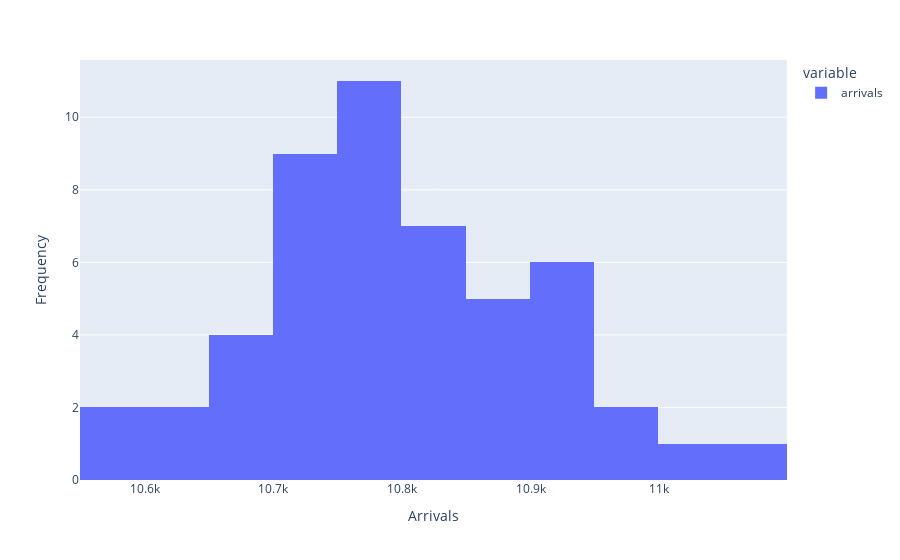
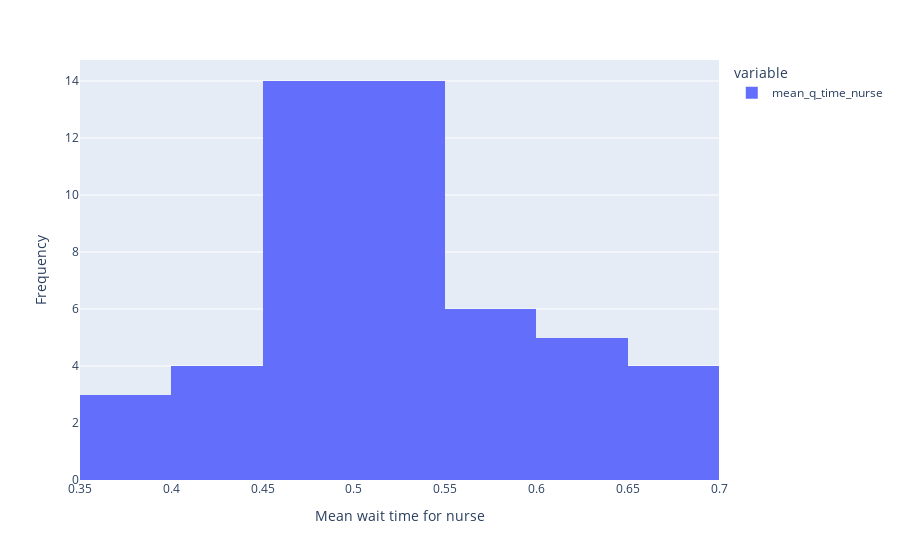
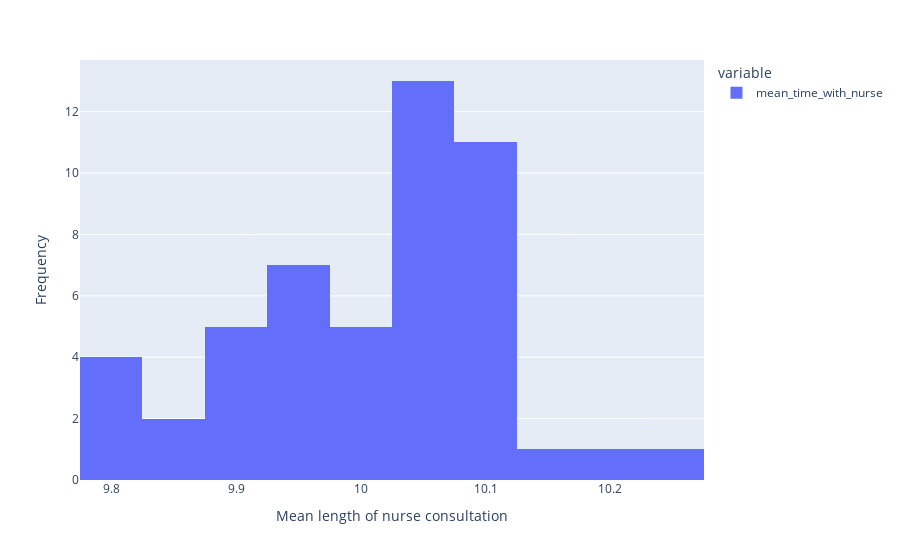
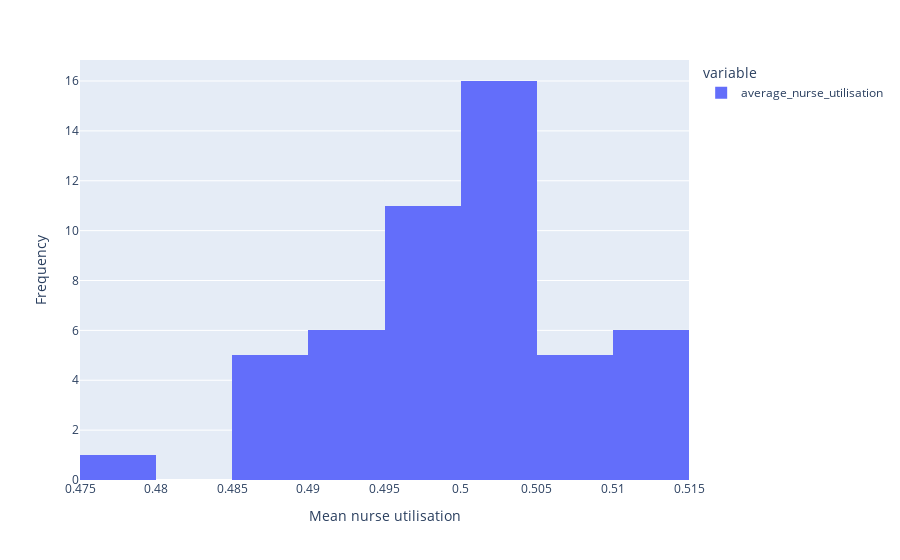

Notebook cell for these charts, in order:
### Code cell
def plot_results_spread(column, x_label, y_label='Frequency'):
    """
    Plot spread of results from across replications, for chosen column.

    Arguments:
        column (str):
            Name of column to plot.
        x_label (str):
            X axis label.
        y_label (str):
            Y axis label
    """
    fig = px.histogram(trial.trial_results_df[column])
    fig.update_layout(
        xaxis_title=x_label,
        yaxis_title=y_label
    )
    fig.show()


plot_results_spread('arrivals', 'Arrivals')
plot_results_spread('mean_q_time_nurse', 'Mean wait time for nurse')
plot_results_spread('mean_time_with_nurse', 'Mean length of nurse consultation')
plot_results_spread('average_nurse_utilisation', 'Mean nurse utilisation')

### Figure 1 — Plotly figure (JSON) as saved in the notebook; plotly's stock layout.template omitted (floating-point values rounded to 4 significant figures)
{"data": [{"alignmentgroup": "True", "bingroup": "x", "hovertemplate": "variable=arrivals<br>value=%{x}<br>count=%{y}<extra></extra>", "legendgroup": "arrivals", "marker": {"color": "#636efa", "pattern": {"shape": ""}}, "name": "arrivals", "offsetgroup": "arrivals", "orientation": "v", "showlegend": true, "type": "histogram", "x": [10972, 10784, 10854, 10831, 10720, 10772, 10831, 10781, 10772, 10705, 10927, 10688, 11092, 10640, 10904, 10849, 10719, 10713, 10568, 10707, 10845, 10726, 10618, 10914, 10660, 10685, 10806, 10748, 10589, 10863, 10796, 10763, 10777, 10734, 10822, 10650, 10909, 10849, 10750, 11008, 10784, 10924, 10854, 10755, 10928, 10898, 10762, 10890, 10718, 10952], "xaxis": "x", "yaxis": "y"}], "layout": {"barmode": "relative", "legend": {"title": {"text": "variable"}, "tracegroupgap": 0}, "margin": {"t": 60}, "xaxis": {"anchor": "y", "domain": [0, 1], "title": {"text": "Arrivals"}}, "yaxis": {"anchor": "x", "domain": [0, 1], "title": {"text": "Frequency"}}}}

### Figure 2 — Plotly figure (JSON) as saved in the notebook; plotly's stock layout.template omitted (floating-point values rounded to 4 significant figures)
{"data": [{"alignmentgroup": "True", "bingroup": "x", "hovertemplate": "variable=mean_q_time_nurse<br>value=%{x}<br>count=%{y}<extra></extra>", "legendgroup": "mean_q_time_nurse", "marker": {"color": "#636efa", "pattern": {"shape": ""}}, "name": "mean_q_time_nurse", "offsetgroup": "mean_q_time_nurse", "orientation": "v", "showlegend": true, "type": "histogram", "x": [0.5045, 0.5142, 0.5232, 0.4791, 0.4615, 0.3883, 0.4669, 0.6259, 0.4685, 0.5634, 0.5626, 0.3978, 0.4453, 0.4398, 0.6108, 0.4767, 0.4283, 0.5056, 0.3616, 0.4192, 0.612, 0.5173, 0.5317, 0.5271, 0.503, 0.6271, 0.5062, 0.4926, 0.4577, 0.5422, 0.5102, 0.482, 0.5332, 0.5412, 0.4744, 0.459, 0.6543, 0.6205, 0.5485, 0.6596, 0.5709, 0.4725, 0.5765, 0.5676, 0.6625, 0.6826, 0.4642, 0.564, 0.4821, 0.4921], "xaxis": "x", "yaxis": "y"}], "layout": {"barmode": "relative", "legend": {"title": {"text": "variable"}, "tracegroupgap": 0}, "margin": {"t": 60}, "xaxis": {"anchor": "y", "domain": [0, 1], "title": {"text": "Mean wait time for nurse"}}, "yaxis": {"anchor": "x", "domain": [0, 1], "title": {"text": "Frequency"}}}}

### Figure 3 — Plotly figure (JSON) as saved in the notebook; plotly's stock layout.template omitted (floating-point values rounded to 4 significant figures)
{"data": [{"alignmentgroup": "True", "bingroup": "x", "hovertemplate": "variable=mean_time_with_nurse<br>value=%{x}<br>count=%{y}<extra></extra>", "legendgroup": "mean_time_with_nurse", "marker": {"color": "#636efa", "pattern": {"shape": ""}}, "name": "mean_time_with_nurse", "offsetgroup": "mean_time_with_nurse", "orientation": "v", "showlegend": true, "type": "histogram", "x": [9.842, 10.06, 9.925, 9.937, 10.02, 9.885, 10.04, 10.09, 10.2, 10.09, 10.08, 9.893, 9.811, 9.934, 10.17, 9.976, 9.81, 9.989, 9.8, 9.919, 9.814, 9.858, 9.97, 9.925, 9.965, 10.24, 10.04, 10.05, 10.04, 10.03, 9.922, 10.11, 10.09, 10.06, 9.906, 10.0, 10.06, 9.993, 10.04, 10.05, 10.06, 9.971, 10.12, 10.08, 10.09, 10.12, 10.06, 10.12, 10.09, 10.06], "xaxis": "x", "yaxis": "y"}], "layout": {"barmode": "relative", "legend": {"title": {"text": "variable"}, "tracegroupgap": 0}, "margin": {"t": 60}, "xaxis": {"anchor": "y", "domain": [0, 1], "title": {"text": "Mean length of nurse consultation"}}, "yaxis": {"anchor": "x", "domain": [0, 1], "title": {"text": "Frequency"}}}}

### Figure 4 — Plotly figure (JSON) as saved in the notebook; plotly's stock layout.template omitted (floating-point values rounded to 4 significant figures)
{"data": [{"alignmentgroup": "True", "bingroup": "x", "hovertemplate": "variable=average_nurse_utilisation<br>value=%{x}<br>count=%{y}<extra></extra>", "legendgroup": "average_nurse_utilisation", "marker": {"color": "#636efa", "pattern": {"shape": ""}}, "name": "average_nurse_utilisation", "offsetgroup": "average_nurse_utilisation", "orientation": "v", "showlegend": true, "type": "histogram", "x": [0.4996, 0.502, 0.4981, 0.4982, 0.4969, 0.4929, 0.5034, 0.5034, 0.5088, 0.5, 0.5098, 0.4895, 0.5034, 0.4893, 0.5131, 0.501, 0.4867, 0.4954, 0.4794, 0.4915, 0.4926, 0.4894, 0.4893, 0.5014, 0.4916, 0.5061, 0.5023, 0.5, 0.4924, 0.5046, 0.4958, 0.5036, 0.5035, 0.4996, 0.496, 0.4931, 0.5081, 0.5021, 0.4998, 0.5121, 0.5024, 0.5043, 0.5086, 0.5016, 0.5102, 0.5104, 0.5008, 0.5103, 0.5003, 0.51], "xaxis": "x", "yaxis": "y"}], "layout": {"barmode": "relative", "legend": {"title": {"text": "variable"}, "tracegroupgap": 0}, "margin": {"t": 60}, "xaxis": {"anchor": "y", "domain": [0, 1], "title": {"text": "Mean nurse utilisation"}}, "yaxis": {"anchor": "x", "domain": [0, 1], "title": {"text": "Frequency"}}}}
